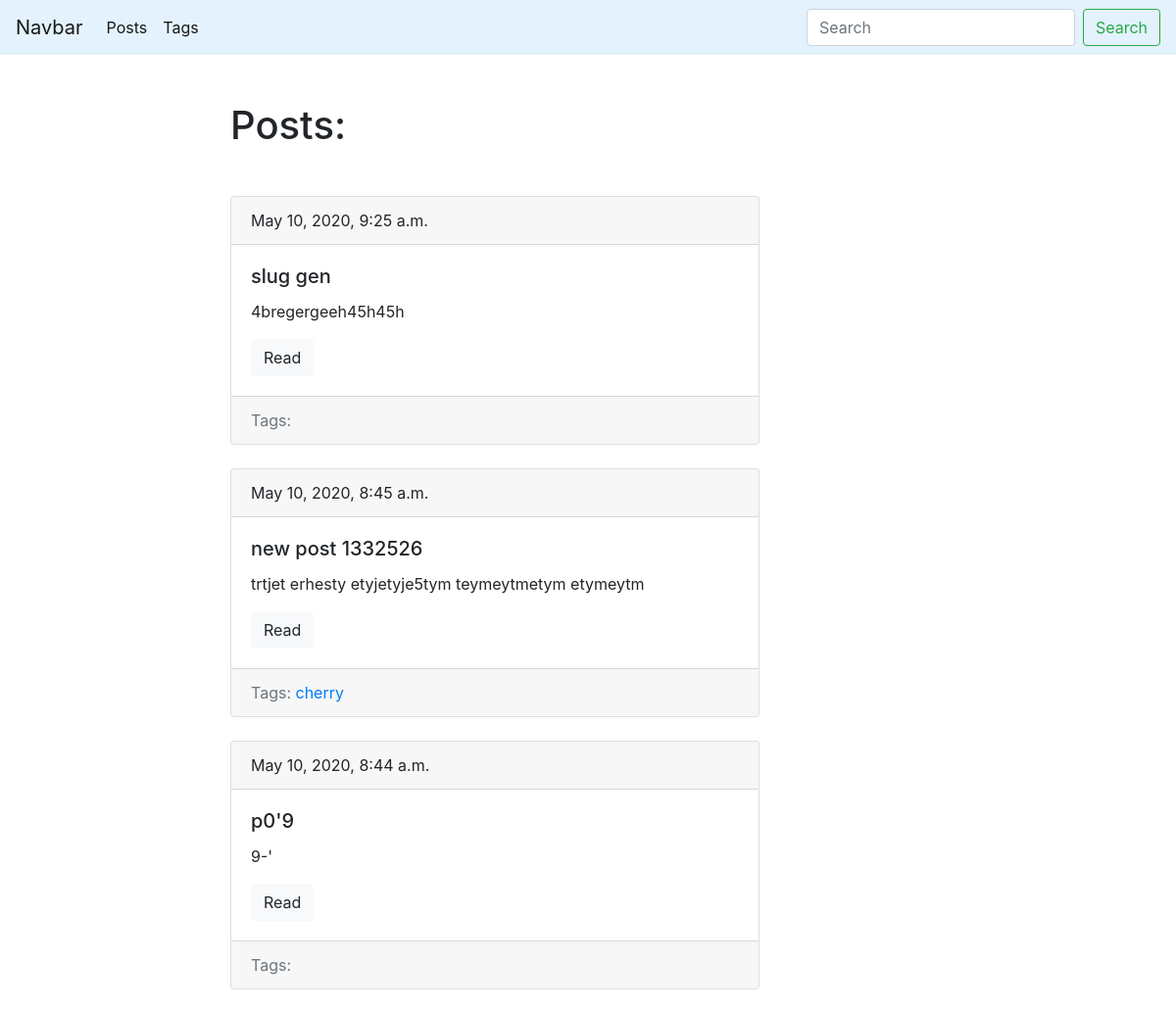
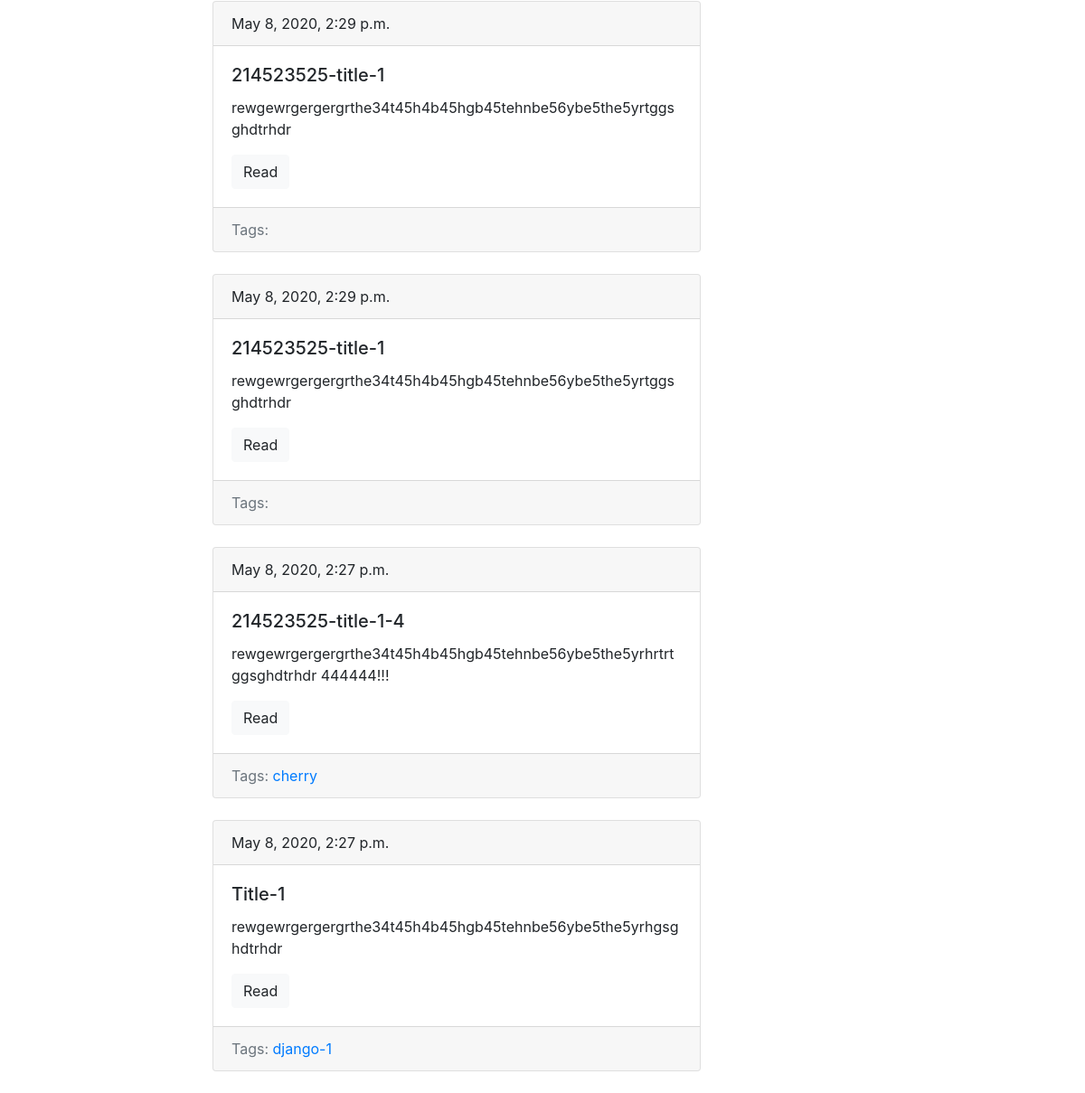
/blog/, run on an earlier commit of the app's database (2 pictures, top to bottom).
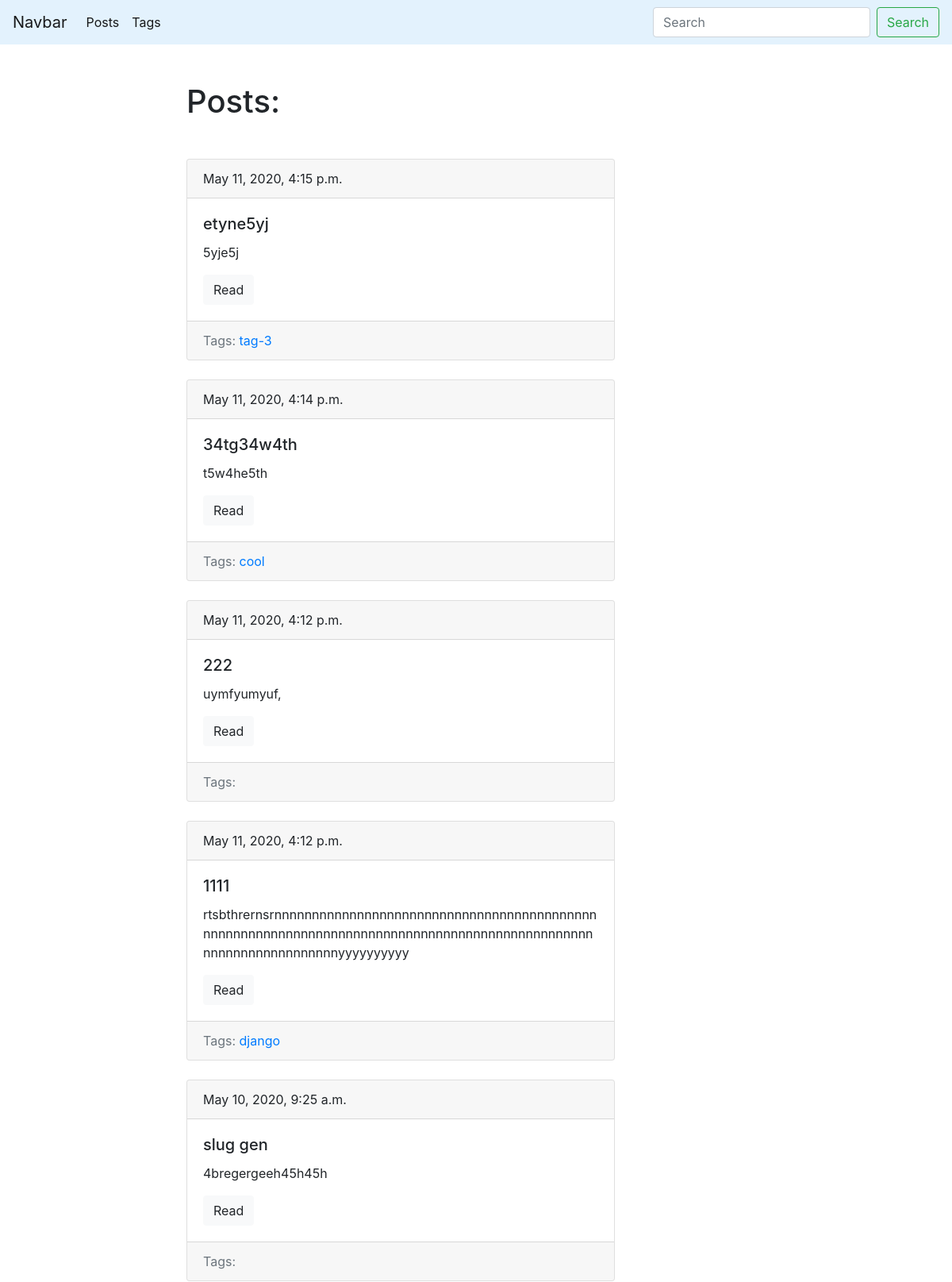
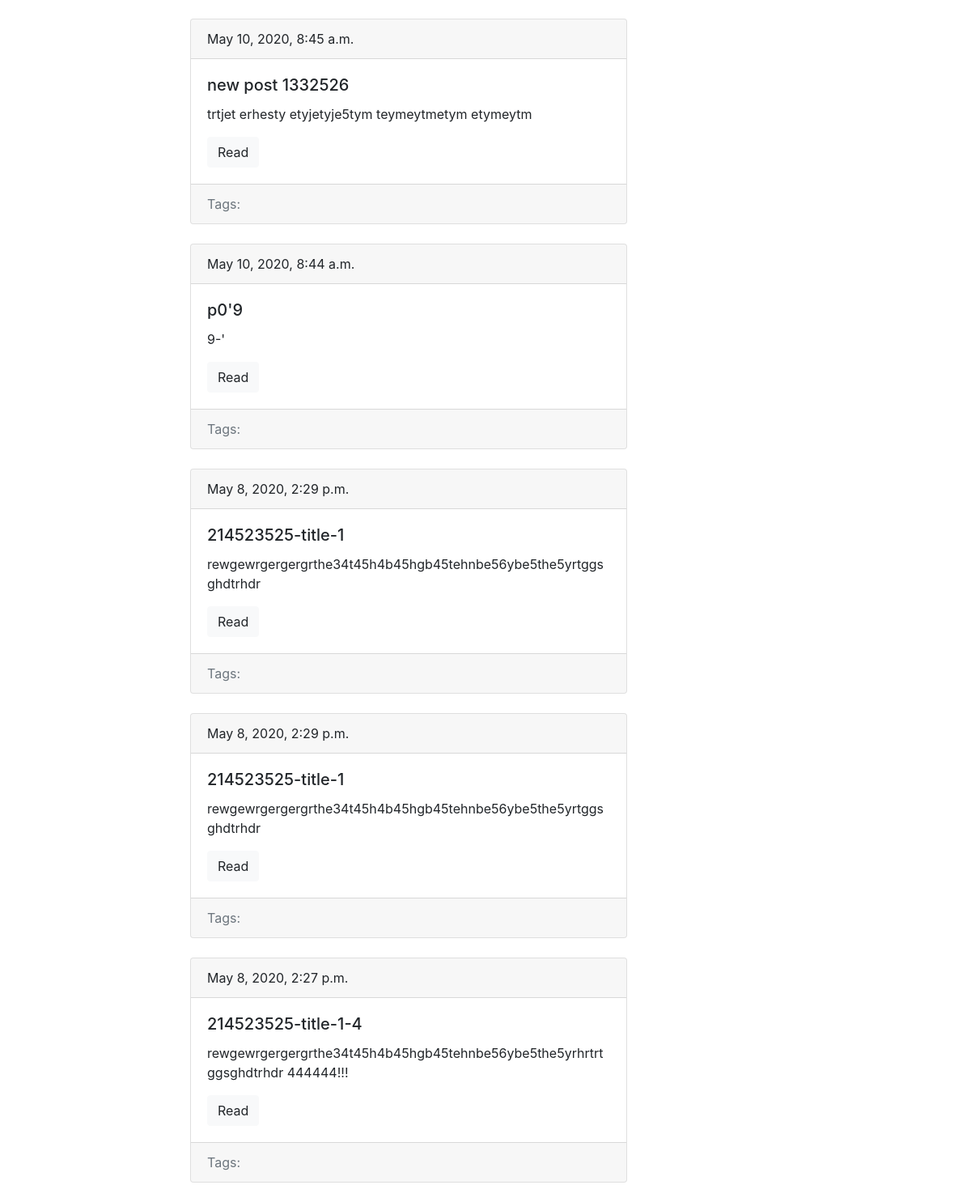
And on a later commit of the database (2 pictures, top to bottom).
### blog/models.py (models this page shows, shortened)
class Post(models.Model):
    title = models.CharField(max_length=150, db_index=True)
    slug = models.SlugField(max_length=150, blank=True, unique=True)
    body = models.TextField(blank=True, db_index=True)
    tags = models.ManyToManyField('Tag', blank=True, related_name='posts')
    date_pub = models.DateTimeField(auto_now_add=True)  # to save current date when the field saved to DB
    def get_absolute_url(self):
        return reverse('post_detail_url', kwargs={'slug': self.slug})  # no "url" func. and "slug" arg in pattern
    def save(self, *args, **kwargs):
        if not self.id:
            self.slug = gen_slug(self.title)
        super().save(*args, **kwargs)
    class Meta:
        ordering = ['-date_pub']  # sort conditions

class Tag(models.Model):
    title = models.CharField(max_length=50)
    slug = models.SlugField(max_length=50, unique=True)
    def get_absolute_url(self):
        return reverse('tag_detail_url', kwargs={'slug': self.slug})
    class Meta:
        ordering = ['title']

### blog/views.py (the view)
# urls.py: path('', post_list, name='posts_list_url'),
def post_list(request):
    search_query = request.GET.get('search', '')
    if search_query:
        posts = Post.objects.filter(Q(title__icontains=search_query) | Q(body__icontains=search_query))  # 'i' in 'icontains' mean letter case independent search
    else:
        posts = Post.objects.all()
    paginator = Paginator(posts, 10)
    page_number = request.GET.get('page', 1)
    page = paginator.get_page(page_number)
    is_paginated = page.has_other_pages()
    if page.has_previous():
        prev_url = '?page={}'.format(page.previous_page_number())
    else:
        prev_url = ''
    if page.has_next():
        next_url = '?page={}'.format(page.next_page_number())
    else:
        next_url = ''
    context = {
        'page_object': page,
        'is_paginated': is_paginated,
        'next_url': next_url,
        'prev_url': prev_url,
    }
    return render(request, 'blog/index.html', context=context)  # by default searches in templates directory

### blog/templates/blog/index.html (shortened to what this page needs)
{% extends 'blog/base_blog.html' %}
{% block content %}
    <h1 class="mb-5">Posts:</h1>
    {% for post in page_object.object_list %}
        {% include 'blog/includes/post_card_template.html' %}
    {% endfor %}
{% endblock %}

### blog/templates/blog/includes/post_card_template.html
<div class="card mb-4">
    <div class="card-header">
        {{ post.date_pub }}
    </div>
    <div class="card-body">
        <h5 class="card-title">{{post.title}}</h5>
        <p class="card-text">{{ post.body|truncatewords:15}}</p>
        <a href="{{ post.get_absolute_url }}" class="btn btn-light">Read</a>
    </div>
    <div class="card-footer text-muted">
        Tags:
        {% for tag in post.tags.all %}
            <a href="{{ tag.get_absolute_url }}">{{ tag.title }}</a>
        {% endfor %}
    </div>
</div>

What changed in the data, as far as the page shows it:
removed Tag: title "cherry"
removed Post: date_pub "May 8, 2020, 2:27 p.m.", title "Title-1", body "rewgewrgergergrthe34t45h4b45hgb45tehnbe56ybe5the5yrhgsghdtrhdr"
removed Tag: title "django-1", shown under "May 8, 2020, 2:27 p.m."
added Post: date_pub "May 11, 2020, 4:15 p.m.", title "etyne5yj", body "5yje5j"
added Tag: title "tag-3", shown under "May 11, 2020, 4:15 p.m."
added Post: date_pub "May 11, 2020, 4:14 p.m.", title "34tg34w4th", body "t5w4he5th"
added Tag: title "cool", shown under "May 11, 2020, 4:14 p.m."
added Post: date_pub "May 11, 2020, 4:12 p.m.", title "222", body "uymfyumyuf,"
added Post: date_pub "May 11, 2020, 4:12 p.m.", title "1111", body "rtsbthrernsrnnnnnnnnnnnnnnnnnnnnnnnnnnnnnnnnnnnnnnnnnnnnnnnnnnnnnnnnnnnnnnnnnnnnnnnnnnnnnnnnnnnnnnnnnnnnnnnnnnnnnnnnnnnnnnnnnyyyyyyyyyy"
now on this page (row unchanged): Tag: title "django", shown under "May 11, 2020, 4:12 p.m."
